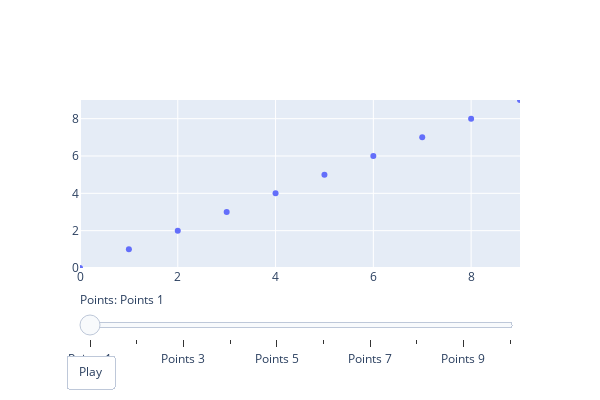

The notebook cell saved with this chart:
### Code cell
# Define initial points
pts = [(i, i) for i in range(10)]

# Create frames for animation
pts_frames = []
for i in range(10):
    sz = 10 - i - 1
    pts_frames.append(pts[:sz])

# Create frames for Plotly
goFrames = []
for pts_frame in pts_frames:
    frame_data = [go.Scatter(x=[pt[0] for pt in pts_frame], 
                             y=[pt[1] for pt in pts_frame],
                             mode='markers',
                             name='Points')]
    frame = go.Frame(data=frame_data)
    goFrames.append(frame)
    
x_limits = [min(pt[0] for pt in pts), max(pt[0] for pt in pts)]
y_limits = [min(pt[1] for pt in pts), max(pt[1] for pt in pts)]

# Create Plotly figure with animation
fig = go.Figure(
    data=[go.Scatter(x=[pt[0] for pt in pts], 
                     y=[pt[1] for pt in pts],
                     mode='markers',
                     name='Points')],
    layout=go.Layout(
        width=600,  # Set width of the plot (in pixels)
        height=400,  # Set height of the plot (in pixels)
        xaxis=dict(range=x_limits),  # Fix x-axis range
        yaxis=dict(range=y_limits),  # Fix y-axis range
        updatemenus=[{
            'buttons': [
                {
                    'args': [None, {'frame': {'duration': 500, 'redraw': True}, 'fromcurrent': True}],
                    'label': 'Play',
                    'method': 'animate'
                }
            ],
            'direction': 'left',
            'pad': {'r': 10, 't': 87},
            'showactive': False,
            'type': 'buttons',
            'x': 0.1,
            'xanchor': 'right',
            'y': 0,
            'yanchor': 'top'
        }],
        sliders=[{
            'active': 0,
            'currentvalue': {'prefix': 'Points: '},
            'pad': {'b': 10},
            'steps': [{'args': [[frame.name], {'frame': {'duration': 300, 'redraw': True}, 'mode': 'immediate'}],
                       'label': f'Points {i+1}',
                       'method': 'animate'} for i, frame in enumerate(goFrames)]
        }]
    ),
    frames=goFrames
)

fig.show()

### Figure 1 — Plotly figure (JSON) as saved in the notebook; plotly's stock layout.template omitted (floating-point values rounded to 4 significant figures)
{"data": [{"mode": "markers", "name": "Points", "type": "scatter", "x": [0, 1, 2, 3, 4, 5, 6, 7, 8, 9], "y": [0, 1, 2, 3, 4, 5, 6, 7, 8, 9]}], "layout": {"height": 400, "sliders": [{"active": 0, "currentvalue": {"prefix": "Points: "}, "pad": {"b": 10}, "steps": [{"args": [[null], {"frame": {"duration": 300, "redraw": true}, "mode": "immediate"}], "label": "Points 1", "method": "animate"}, {"args": [[null], {"frame": {"duration": 300, "redraw": true}, "mode": "immediate"}], "label": "Points 2", "method": "animate"}, {"args": [[null], {"frame": {"duration": 300, "redraw": true}, "mode": "immediate"}], "label": "Points 3", "method": "animate"}, {"args": [[null], {"frame": {"duration": 300, "redraw": true}, "mode": "immediate"}], "label": "Points 4", "method": "animate"}, {"args": [[null], {"frame": {"duration": 300, "redraw": true}, "mode": "immediate"}], "label": "Points 5", "method": "animate"}, {"args": [[null], {"frame": {"duration": 300, "redraw": true}, "mode": "immediate"}], "label": "Points 6", "method": "animate"}, {"args": [[null], {"frame": {"duration": 300, "redraw": true}, "mode": "immediate"}], "label": "Points 7", "method": "animate"}, {"args": [[null], {"frame": {"duration": 300, "redraw": true}, "mode": "immediate"}], "label": "Points 8", "method": "animate"}, {"args": [[null], {"frame": {"duration": 300, "redraw": true}, "mode": "immediate"}], "label": "Points 9", "method": "animate"}, {"args": [[null], {"frame": {"duration": 300, "redraw": true}, "mode": "immediate"}], "label": "Points 10", "method": "animate"}]}], "updatemenus": [{"buttons": [{"args": [null, {"frame": {"duration": 500, "redraw": true}, "fromcurrent": true}], "label": "Play", "method": "animate"}], "direction": "left", "pad": {"r": 10, "t": 87}, "showactive": false, "type": "buttons", "x": 0.1, "xanchor": "right", "y": 0, "yanchor": "top"}], "width": 600, "xaxis": {"range": [0, 9]}, "yaxis": {"range": [0, 9]}}}
